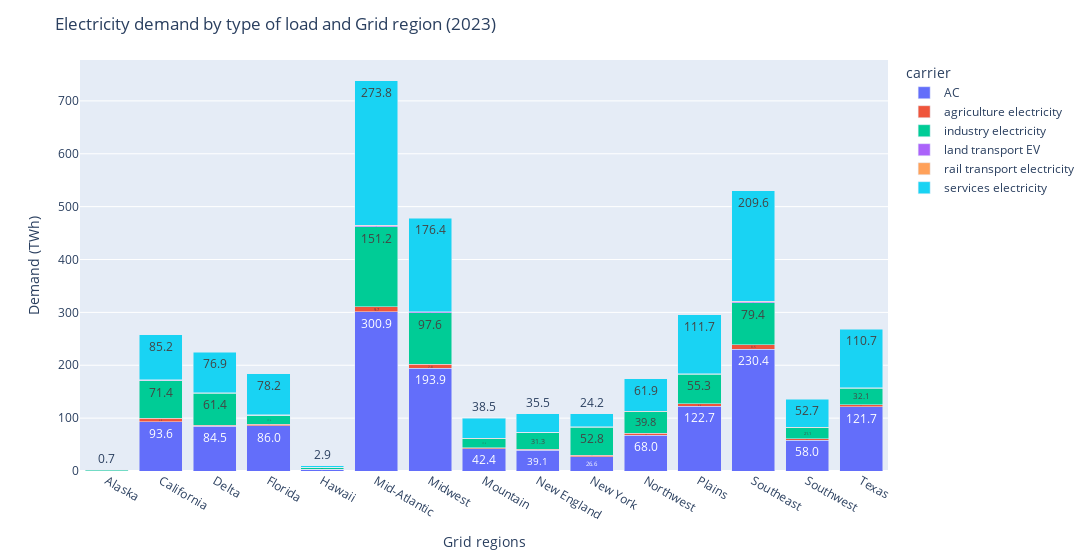
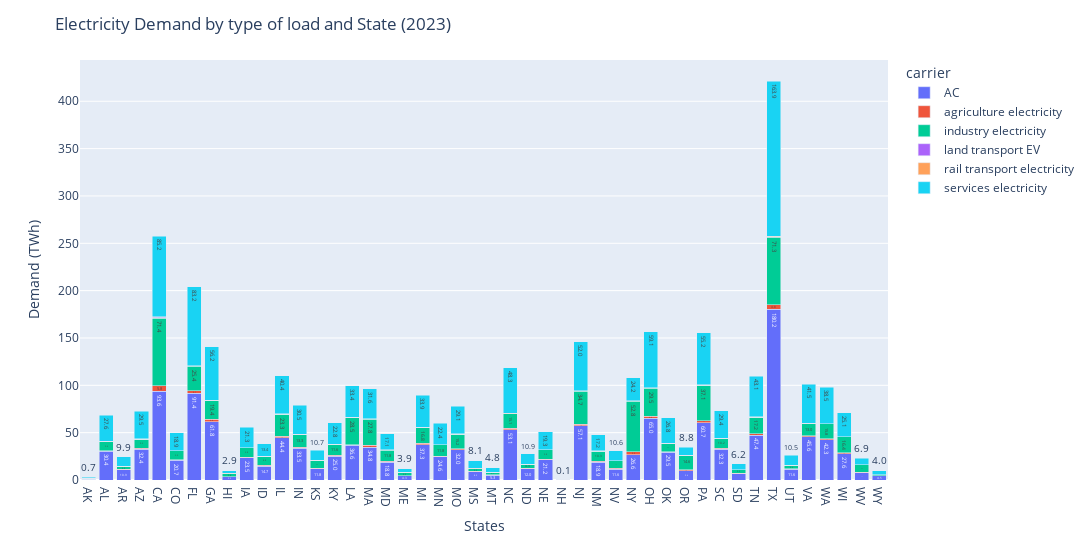

Notebook source saved alongside these figures, in order:
### Code cell
fig1 = px.bar(base_demand_grid_region.drop(columns=["Total"], errors='ignore'), barmode='stack', text_auto='.1f')
fig1.update_layout(width=1100, yaxis_title='Demand (TWh)', xaxis_title='Grid regions', title='Electricity demand by type of load and Grid region (2023)')
fig1.show()

fig1 = px.bar(base_demand_state.drop(columns=["Total"]), barmode='stack', text_auto='.1f')
fig1.update_layout(width=3000, yaxis_title='Demand (TWh)', xaxis_title='States', title='Electricity Demand by type of load and State (2023)')
fig1.show()

### Figure 1 — Plotly figure (JSON) as saved in the notebook; plotly's stock layout.template omitted (floating-point values rounded to 4 significant figures)
{"data": [{"hovertemplate": "carrier=AC<br>region=%{x}<br>value=%{y}<extra></extra>", "legendgroup": "AC", "marker": {"color": "#636efa", "pattern": {"shape": ""}}, "name": "AC", "orientation": "v", "showlegend": true, "textposition": "auto", "texttemplate": "%{y:.1f}", "type": "bar", "x": ["Alaska", "California", "Delta", "Florida", "Hawaii", "Mid-Atlantic", "Midwest", "Mountain", "New England", "New York", "Northwest", "Plains", "Southeast", "Southwest", "Texas"], "xaxis": "x", "y": [0.79, 93.62, 84.53, 85.99, 3.21, 300.9, 193.9, 42.36, 39.07, 26.61, 67.98, 122.7, 230.4, 57.98, 121.7], "yaxis": "y"}, {"hovertemplate": "carrier=agriculture electricity<br>region=%{x}<br>value=%{y}<extra></extra>", "legendgroup": "agriculture electricity", "marker": {"color": "#EF553B", "pattern": {"shape": ""}}, "name": "agriculture electricity", "orientation": "v", "showlegend": true, "textposition": "auto", "texttemplate": "%{y:.1f}", "type": "bar", "x": ["Alaska", "California", "Delta", "Florida", "Hawaii", "Mid-Atlantic", "Midwest", "Mountain", "New England", "New York", "Northwest", "Plains", "Southeast", "Southwest", "Texas"], "xaxis": "x", "y": [0.06, 5.79, 1.6, 2.16, 0.25, 9.74, 7.75, 1.54, 2.11, 3.49, 3.82, 4.63, 8.52, 2.69, 3.19], "yaxis": "y"}, {"hovertemplate": "carrier=industry electricity<br>region=%{x}<br>value=%{y}<extra></extra>", "legendgroup": "industry electricity", "marker": {"color": "#00cc96", "pattern": {"shape": ""}}, "name": "industry electricity", "orientation": "v", "showlegend": true, "textposition": "auto", "texttemplate": "%{y:.1f}", "type": "bar", "x": ["Alaska", "California", "Delta", "Florida", "Hawaii", "Mid-Atlantic", "Midwest", "Mountain", "New England", "New York", "Northwest", "Plains", "Southeast", "Southwest", "Texas"], "xaxis": "x", "y": [1.1, 71.41, 61.37, 17.36, 3.36, 151.2, 97.61, 17.26, 31.34, 52.82, 39.8, 55.33, 79.41, 21.06, 32.08], "yaxis": "y"}, {"hovertemplate": "carrier=land transport EV<br>region=%{x}<br>value=%{y}<extra></extra>", "legendgroup": "land transport EV", "marker": {"color": "#ab63fa", "pattern": {"shape": ""}}, "name": "land transport EV", "orientation": "v", "showlegend": true, "textposition": "auto", "texttemplate": "%{y:.1f}", "type": "bar", "x": ["Alaska", "California", "Delta", "Florida", "Hawaii", "Mid-Atlantic", "Midwest", "Mountain", "New England", "New York", "Northwest", "Plains", "Southeast", "Southwest", "Texas"], "xaxis": "x", "y": [0.01, 1.1, 0.3, 0.39, 0.05, 1.89, 1.51, 0.3, 0.41, 0.69, 0.73, 0.89, 1.6, 0.52, 0.59], "yaxis": "y"}, {"hovertemplate": "carrier=rail transport electricity<br>region=%{x}<br>value=%{y}<extra></extra>", "legendgroup": "rail transport electricity", "marker": {"color": "#FFA15A", "pattern": {"shape": ""}}, "name": "rail transport electricity", "orientation": "v", "showlegend": true, "textposition": "auto", "texttemplate": "%{y:.1f}", "type": "bar", "x": ["Alaska", "California", "Delta", "Florida", "Hawaii", "Mid-Atlantic", "Midwest", "Mountain", "New England", "New York", "Northwest", "Plains", "Southeast", "Southwest", "Texas"], "xaxis": "x", "y": [0.01, 0.56, 0.15, 0.21, 0.02, 0.95, 0.75, 0.15, 0.21, 0.34, 0.37, 0.44, 0.82, 0.27, 0.31], "yaxis": "y"}, {"hovertemplate": "carrier=services electricity<br>region=%{x}<br>value=%{y}<extra></extra>", "legendgroup": "services electricity", "marker": {"color": "#19d3f3", "pattern": {"shape": ""}}, "name": "services electricity", "orientation": "v", "showlegend": true, "textposition": "auto", "texttemplate": "%{y:.1f}", "type": "bar", "x": ["Alaska", "California", "Delta", "Florida", "Hawaii", "Mid-Atlantic", "Midwest", "Mountain", "New England", "New York", "Northwest", "Plains", "Southeast", "Southwest", "Texas"], "xaxis": "x", "y": [0.71, 85.18, 76.92, 78.24, 2.92, 273.8, 176.4, 38.53, 35.54, 24.21, 61.86, 111.7, 209.6, 52.74, 110.7], "yaxis": "y"}], "layout": {"barmode": "stack", "legend": {"title": {"text": "carrier"}, "tracegroupgap": 0}, "margin": {"t": 60}, "title": {"text": "Electricity demand by type of load and Grid region (2023)"}, "width": 1100, "xaxis": {"anchor": "y", "domain": [0, 1], "title": {"text": "Grid regions"}}, "yaxis": {"anchor": "x", "domain": [0, 1], "title": {"text": "Demand (TWh)"}}}}

### Figure 2 — Plotly figure (JSON) as saved in the notebook; plotly's stock layout.template omitted (floating-point values rounded to 4 significant figures)
{"data": [{"hovertemplate": "carrier=AC<br>region=%{x}<br>value=%{y}<extra></extra>", "legendgroup": "AC", "marker": {"color": "#636efa", "pattern": {"shape": ""}}, "name": "AC", "orientation": "v", "showlegend": true, "textposition": "auto", "texttemplate": "%{y:.1f}", "type": "bar", "x": ["AK", "AL", "AR", "AZ", "CA", "CO", "FL", "GA", "HI", "IA", "ID", "IL", "IN", "KS", "KY", "LA", "MA", "MD", "ME", "MI", "MN", "MO", "MS", "MT", "NC", "ND", "NE", "NH", "NJ", "NM", "NV", "NY", "OH", "OK", "OR", "PA", "SC", "SD", "TN", "TX", "UT", "VA", "WA", "WI", "WV", "WY"], "xaxis": "x", "y": [0.79, 30.35, 10.88, 32.41, 93.62, 20.72, 91.39, 61.79, 3.21, 23.47, 14.73, 44.41, 33.54, 11.78, 25.03, 36.65, 34.75, 18.81, 4.32, 37.28, 24.56, 31.99, 8.91, 5.27, 53.12, 11.97, 21.18, 0.0, 57.11, 18.94, 11.61, 26.61, 64.98, 29.51, 9.63, 60.67, 32.27, 6.83, 47.44, 180.2, 11.58, 45.57, 42.3, 27.56, 7.57, 4.45], "yaxis": "y"}, {"hovertemplate": "carrier=agriculture electricity<br>region=%{x}<br>value=%{y}<extra></extra>", "legendgroup": "agriculture electricity", "marker": {"color": "#EF553B", "pattern": {"shape": ""}}, "name": "agriculture electricity", "orientation": "v", "showlegend": true, "textposition": "auto", "texttemplate": "%{y:.1f}", "type": "bar", "x": ["AK", "AL", "AR", "AZ", "CA", "CO", "FL", "GA", "HI", "IA", "ID", "IL", "IN", "KS", "KY", "LA", "MA", "MD", "ME", "MI", "MN", "MO", "MS", "MT", "NC", "ND", "NE", "NH", "NJ", "NM", "NV", "NY", "OH", "OK", "OR", "PA", "SC", "SD", "TN", "TX", "UT", "VA", "WA", "WI", "WV", "WY"], "xaxis": "x", "y": [0.06, 0.68, 0.25, 1.34, 5.79, 0.88, 3.14, 2.43, 0.25, 0.8, 1.1, 1.57, 1.14, 0.57, 0.99, 0.72, 1.83, 0.92, 0.28, 1.28, 0.79, 1.17, 0.25, 0.18, 1.68, 0.3, 0.78, 0.0, 1.91, 1.1, 0.93, 3.49, 2.32, 0.55, 1.45, 2.09, 1.21, 0.29, 1.54, 4.75, 0.38, 1.02, 1.2, 1.46, 0.42, 0.06], "yaxis": "y"}, {"hovertemplate": "carrier=industry electricity<br>region=%{x}<br>value=%{y}<extra></extra>", "legendgroup": "industry electricity", "marker": {"color": "#00cc96", "pattern": {"shape": ""}}, "name": "industry electricity", "orientation": "v", "showlegend": true, "textposition": "auto", "texttemplate": "%{y:.1f}", "type": "bar", "x": ["AK", "AL", "AR", "AZ", "CA", "CO", "FL", "GA", "HI", "IA", "ID", "IL", "IN", "KS", "KY", "LA", "MA", "MD", "ME", "MI", "MN", "MO", "MS", "MT", "NC", "ND", "NE", "NH", "NJ", "NM", "NV", "NY", "OH", "OK", "OR", "PA", "SC", "SD", "TN", "TX", "UT", "VA", "WA", "WI", "WV", "WY"], "xaxis": "x", "y": [1.1, 9.58, 3.28, 9.18, 71.41, 9.04, 25.4, 19.37, 3.36, 9.76, 8.85, 23.29, 13.29, 8.45, 11.64, 28.53, 27.75, 11.84, 3.52, 16.78, 11.76, 15.17, 2.94, 2.71, 15.05, 4.27, 9.76, 0.07, 34.69, 10.32, 7.61, 52.82, 29.47, 8.43, 14.57, 37.12, 10.18, 3.53, 17.19, 71.26, 3.44, 13.04, 15.82, 16.45, 8.19, 1.25], "yaxis": "y"}, {"hovertemplate": "carrier=land transport EV<br>region=%{x}<br>value=%{y}<extra></extra>", "legendgroup": "land transport EV", "marker": {"color": "#ab63fa", "pattern": {"shape": ""}}, "name": "land transport EV", "orientation": "v", "showlegend": true, "textposition": "auto", "texttemplate": "%{y:.1f}", "type": "bar", "x": ["AK", "AL", "AR", "AZ", "CA", "CO", "FL", "GA", "HI", "IA", "ID", "IL", "IN", "KS", "KY", "LA", "MA", "MD", "ME", "MI", "MN", "MO", "MS", "MT", "NC", "ND", "NE", "NH", "NJ", "NM", "NV", "NY", "OH", "OK", "OR", "PA", "SC", "SD", "TN", "TX", "UT", "VA", "WA", "WI", "WV", "WY"], "xaxis": "x", "y": [0.01, 0.13, 0.05, 0.26, 1.1, 0.18, 0.57, 0.45, 0.05, 0.15, 0.21, 0.31, 0.22, 0.11, 0.19, 0.13, 0.36, 0.18, 0.05, 0.25, 0.16, 0.22, 0.05, 0.03, 0.32, 0.06, 0.16, 0.0, 0.37, 0.21, 0.18, 0.69, 0.46, 0.11, 0.28, 0.4, 0.22, 0.05, 0.3, 0.88, 0.07, 0.19, 0.23, 0.29, 0.08, 0.01], "yaxis": "y"}, {"hovertemplate": "carrier=rail transport electricity<br>region=%{x}<br>value=%{y}<extra></extra>", "legendgroup": "rail transport electricity", "marker": {"color": "#FFA15A", "pattern": {"shape": ""}}, "name": "rail transport electricity", "orientation": "v", "showlegend": true, "textposition": "auto", "texttemplate": "%{y:.1f}", "type": "bar", "x": ["AK", "AL", "AR", "AZ", "CA", "CO", "FL", "GA", "HI", "IA", "ID", "IL", "IN", "KS", "KY", "LA", "MA", "MD", "ME", "MI", "MN", "MO", "MS", "MT", "NC", "ND", "NE", "NH", "NJ", "NM", "NV", "NY", "OH", "OK", "OR", "PA", "SC", "SD", "TN", "TX", "UT", "VA", "WA", "WI", "WV", "WY"], "xaxis": "x", "y": [0.01, 0.07, 0.02, 0.14, 0.56, 0.08, 0.3, 0.23, 0.02, 0.08, 0.1, 0.15, 0.11, 0.05, 0.09, 0.07, 0.18, 0.09, 0.03, 0.12, 0.08, 0.11, 0.02, 0.02, 0.16, 0.04, 0.07, 0.0, 0.19, 0.11, 0.09, 0.34, 0.23, 0.05, 0.14, 0.2, 0.12, 0.03, 0.15, 0.46, 0.04, 0.1, 0.12, 0.14, 0.04, 0.01], "yaxis": "y"}, {"hovertemplate": "carrier=services electricity<br>region=%{x}<br>value=%{y}<extra></extra>", "legendgroup": "services electricity", "marker": {"color": "#19d3f3", "pattern": {"shape": ""}}, "name": "services electricity", "orientation": "v", "showlegend": true, "textposition": "auto", "texttemplate": "%{y:.1f}", "type": "bar", "x": ["AK", "AL", "AR", "AZ", "CA", "CO", "FL", "GA", "HI", "IA", "ID", "IL", "IN", "KS", "KY", "LA", "MA", "MD", "ME", "MI", "MN", "MO", "MS", "MT", "NC", "ND", "NE", "NH", "NJ", "NM", "NV", "NY", "OH", "OK", "OR", "PA", "SC", "SD", "TN", "TX", "UT", "VA", "WA", "WI", "WV", "WY"], "xaxis": "x", "y": [0.71, 27.61, 9.9, 29.48, 85.18, 18.85, 83.15, 56.22, 2.92, 21.35, 13.4, 40.4, 30.51, 10.72, 22.77, 33.35, 31.61, 17.11, 3.93, 33.92, 22.35, 29.11, 8.11, 4.79, 48.32, 10.9, 19.27, 0.0, 51.96, 17.23, 10.56, 24.21, 59.12, 26.84, 8.76, 55.19, 29.36, 6.22, 43.15, 163.9, 10.54, 41.45, 38.5, 25.07, 6.89, 4.04], "yaxis": "y"}], "layout": {"barmode": "stack", "legend": {"title": {"text": "carrier"}, "tracegroupgap": 0}, "margin": {"t": 60}, "title": {"text": "Electricity Demand by type of load and State (2023)"}, "width": 3000, "xaxis": {"anchor": "y", "domain": [0, 1], "title": {"text": "States"}}, "yaxis": {"anchor": "x", "domain": [0, 1], "title": {"text": "Demand (TWh)"}}}}
